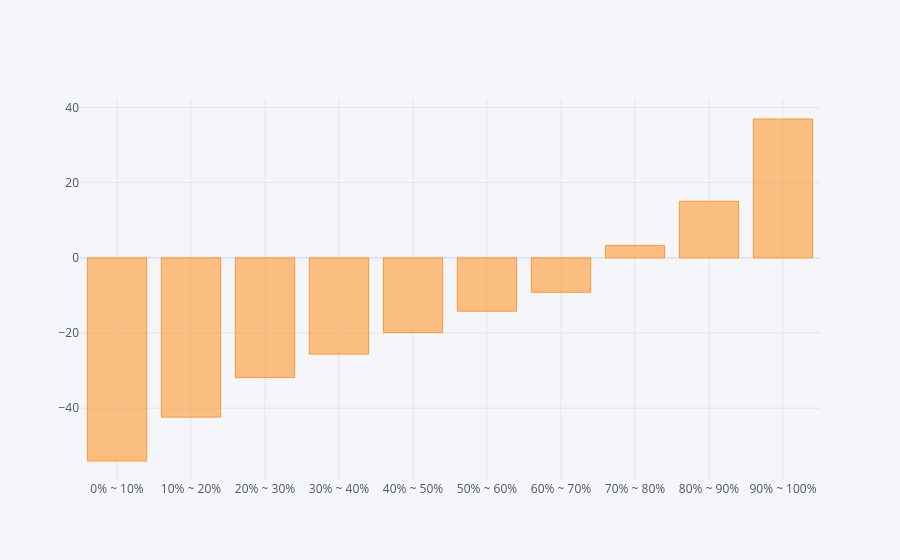
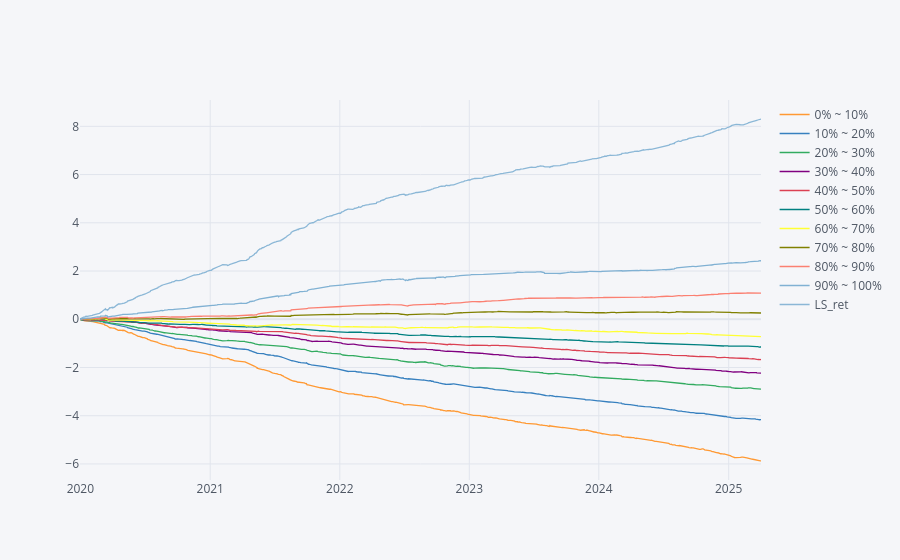
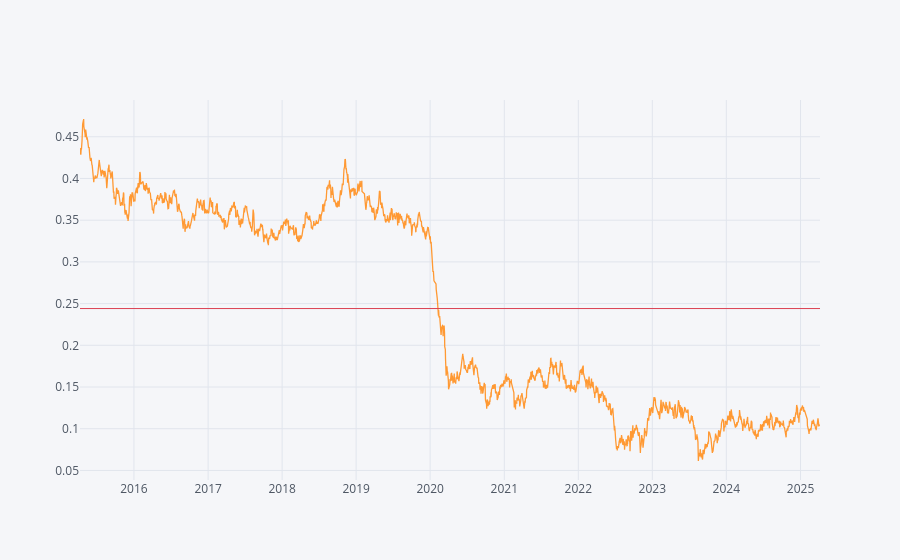

The notebook cell these images were saved under, in order:
### Code cell
因子檢定模式 = True
if 因子檢定模式:
    IC_Se = calc_IC_series(factor[con], exp_ret)
    display(run_IC_test(IC_Se, insample_start_date='2015-01-01', insample_end_date='2019-12-31'))
    Tool.backtest_factor(factor[con], exp_ret, rank_range_n=10, start_date='2019-12-31')
    IC_Se.ewm(span=60).mean().dropna().iloc[60:].iplot(hline=[IC_Se.mean()])

### Figure 1 — Plotly figure (JSON) as saved in the notebook; plotly's stock layout.template omitted (floating-point values rounded to 4 significant figures)
{"data": [{"marker": {"color": "rgba(255, 153, 51, 0.6)", "line": {"color": "rgba(255, 153, 51, 1.0)", "width": 1}}, "name": "None", "orientation": "v", "text": "", "type": "bar", "x": ["0% ~ 10%", "10% ~ 20%", "20% ~ 30%", "30% ~ 40%", "40% ~ 50%", "50% ~ 60%", "60% ~ 70%", "70% ~ 80%", "80% ~ 90%", "90% ~ 100%"], "y": [-54.05, -42.37, -31.85, -25.61, -19.87, -14.19, -9.163, 3.302, 15.06, 36.94]}], "layout": {"legend": {"bgcolor": "#F5F6F9", "font": {"color": "#4D5663"}}, "paper_bgcolor": "#F5F6F9", "plot_bgcolor": "#F5F6F9", "title": {"font": {"color": "#4D5663"}}, "xaxis": {"gridcolor": "#E1E5ED", "showgrid": true, "tickfont": {"color": "#4D5663"}, "title": {"font": {"color": "#4D5663"}, "text": ""}, "zerolinecolor": "#E1E5ED"}, "yaxis": {"gridcolor": "#E1E5ED", "showgrid": true, "tickfont": {"color": "#4D5663"}, "title": {"font": {"color": "#4D5663"}, "text": ""}, "zerolinecolor": "#E1E5ED"}}}

### Figure 2 — Plotly figure (JSON) as saved in the notebook; plotly's stock layout.template omitted (floating-point values rounded to 4 significant figures; data arrays with more than 128 entries replaced by an {"elided": "..."} marker saying what was removed)
{"data": [{"line": {"color": "rgba(255, 153, 51, 1.0)", "dash": "solid", "shape": "linear", "width": 1.3}, "mode": "lines", "name": "0% ~ 10%", "text": "", "type": "scatter", "x": {"elided": "1274 str values"}, "y": {"elided": "1274 float values"}}, {"line": {"color": "rgba(55, 128, 191, 1.0)", "dash": "solid", "shape": "linear", "width": 1.3}, "mode": "lines", "name": "10% ~ 20%", "text": "", "type": "scatter", "x": {"elided": "1274 str values"}, "y": {"elided": "1274 float values"}}, {"line": {"color": "rgba(50, 171, 96, 1.0)", "dash": "solid", "shape": "linear", "width": 1.3}, "mode": "lines", "name": "20% ~ 30%", "text": "", "type": "scatter", "x": {"elided": "1274 str values"}, "y": {"elided": "1274 float values"}}, {"line": {"color": "rgba(128, 0, 128, 1.0)", "dash": "solid", "shape": "linear", "width": 1.3}, "mode": "lines", "name": "30% ~ 40%", "text": "", "type": "scatter", "x": {"elided": "1274 str values"}, "y": {"elided": "1274 float values"}}, {"line": {"color": "rgba(219, 64, 82, 1.0)", "dash": "solid", "shape": "linear", "width": 1.3}, "mode": "lines", "name": "40% ~ 50%", "text": "", "type": "scatter", "x": {"elided": "1274 str values"}, "y": {"elided": "1274 float values"}}, {"line": {"color": "rgba(0, 128, 128, 1.0)", "dash": "solid", "shape": "linear", "width": 1.3}, "mode": "lines", "name": "50% ~ 60%", "text": "", "type": "scatter", "x": {"elided": "1274 str values"}, "y": {"elided": "1274 float values"}}, {"line": {"color": "rgba(255, 255, 51, 1.0)", "dash": "solid", "shape": "linear", "width": 1.3}, "mode": "lines", "name": "60% ~ 70%", "text": "", "type": "scatter", "x": {"elided": "1274 str values"}, "y": {"elided": "1274 float values"}}, {"line": {"color": "rgba(128, 128, 0, 1.0)", "dash": "solid", "shape": "linear", "width": 1.3}, "mode": "lines", "name": "70% ~ 80%", "text": "", "type": "scatter", "x": {"elided": "1274 str values"}, "y": {"elided": "1274 float values"}}, {"line": {"color": "rgba(251, 128, 114, 1.0)", "dash": "solid", "shape": "linear", "width": 1.3}, "mode": "lines", "name": "80% ~ 90%", "text": "", "type": "scatter", "x": {"elided": "1274 str values"}, "y": {"elided": "1274 float values"}}, {"line": {"color": "rgba(128, 177, 211, 1.0)", "dash": "solid", "shape": "linear", "width": 1.3}, "mode": "lines", "name": "90% ~ 100%", "text": "", "type": "scatter", "x": {"elided": "1274 str values"}, "y": {"elided": "1274 float values"}}, {"line": {"color": "rgba(128, 177, 211, 0.8999999999999999)", "dash": "solid", "shape": "linear", "width": 1.3}, "mode": "lines", "name": "LS_ret", "text": "", "type": "scatter", "x": {"elided": "1274 str values"}, "y": {"elided": "1274 float values"}}], "layout": {"legend": {"bgcolor": "#F5F6F9", "font": {"color": "#4D5663"}}, "paper_bgcolor": "#F5F6F9", "plot_bgcolor": "#F5F6F9", "title": {"font": {"color": "#4D5663"}}, "xaxis": {"gridcolor": "#E1E5ED", "showgrid": true, "tickfont": {"color": "#4D5663"}, "title": {"font": {"color": "#4D5663"}, "text": ""}, "zerolinecolor": "#E1E5ED"}, "yaxis": {"gridcolor": "#E1E5ED", "showgrid": true, "tickfont": {"color": "#4D5663"}, "title": {"font": {"color": "#4D5663"}, "text": ""}, "zerolinecolor": "#E1E5ED"}}}

### Figure 3 — Plotly figure (JSON) as saved in the notebook; plotly's stock layout.template omitted (floating-point values rounded to 4 significant figures; data arrays with more than 128 entries replaced by an {"elided": "..."} marker saying what was removed)
{"data": [{"line": {"color": "rgba(255, 153, 51, 1.0)", "dash": "solid", "shape": "linear", "width": 1.3}, "mode": "lines", "name": "None", "text": "", "type": "scatter", "x": {"elided": "2437 str values"}, "y": {"elided": "2437 float values"}}], "layout": {"legend": {"bgcolor": "#F5F6F9", "font": {"color": "#4D5663"}}, "paper_bgcolor": "#F5F6F9", "plot_bgcolor": "#F5F6F9", "shapes": [{"line": {"color": "#db4052", "dash": "solid", "width": 1}, "type": "line", "x0": 0, "x1": 1, "xref": "paper", "y0": 0.2441, "y1": 0.2441, "yref": "y"}], "titlefont": {"color": "#4D5663"}, "xaxis": {"gridcolor": "#E1E5ED", "showgrid": true, "tickfont": {"color": "#4D5663"}, "title": "", "titlefont": {"color": "#4D5663"}, "zerolinecolor": "#E1E5ED"}, "yaxis": {"gridcolor": "#E1E5ED", "showgrid": true, "tickfont": {"color": "#4D5663"}, "title": "", "titlefont": {"color": "#4D5663"}, "zerolinecolor": "#E1E5ED"}}}
